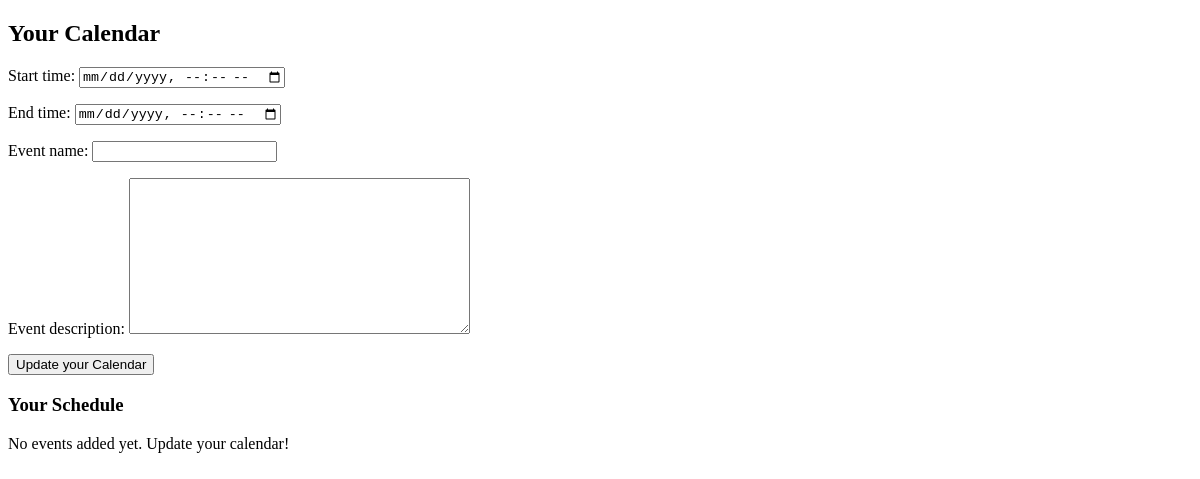
The app's page /calendar/ (signed in), older data.
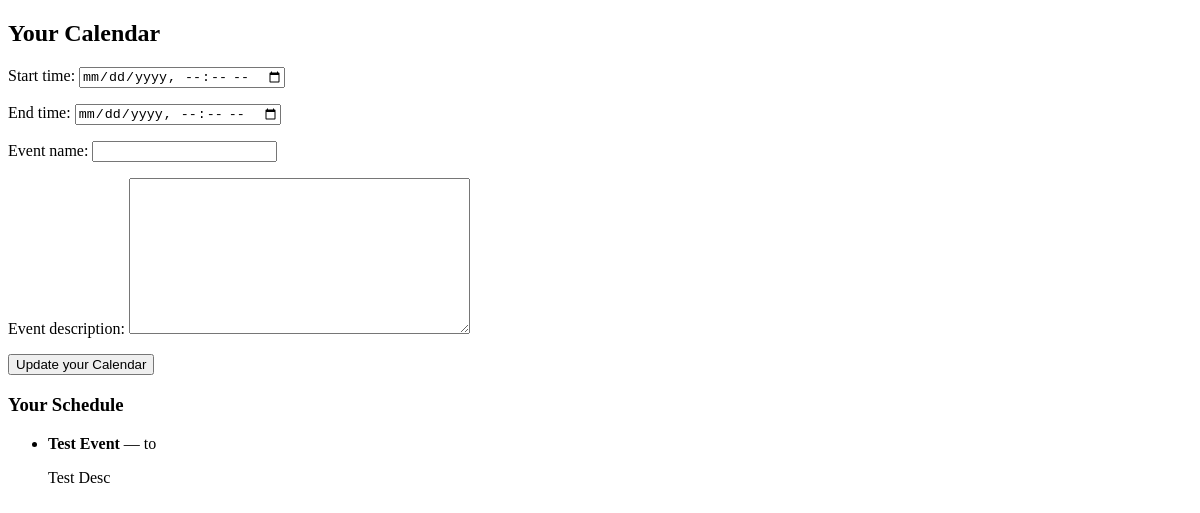
The same page, newer data.
### CirclesApp/models.py (models this page shows, shortened)
class Event(models.Model):
    user = models.ForeignKey(User, on_delete=models.CASCADE)
    start_time = models.DateTimeField()
    end_time = models.DateTimeField()
    event_name = models.CharField(max_length=32)
    event_description = models.TextField()

### CirclesApp/views.py (the view)
# urls.py: path('calendar/', views.calendar_view, name='calendar'),
@login_required
def calendar_view(request):
    if request.method == "POST":
        form = CalendarForm(request.POST)
        if form.is_valid():
            calendar = form.save(commit = False)
            calendar.user = request.user
            calendar.save()
            return redirect('calendar')
    else:
        form = CalendarForm()
    user_events = Event.objects.filter(user=request.user).order_by('start_time')
    return render(request, 'circles_app/calendar.html', {'form':form, 'events':user_events})

### CirclesApp/forms.py (shortened to what this page needs)
class CalendarForm(forms.ModelForm):
    start_time = forms.DateTimeField(widget=forms.DateTimeInput(format='%Y-%m-%dT%H:%M', attrs={'type': 'datetime-local'}))
    end_time = forms.DateTimeField(widget=forms.DateTimeInput(format='%Y-%m-%dT%H:%M', attrs={'type': 'datetime-local'}))
    class Meta:
        model = Event
        fields = ['start_time', 'end_time', 'event_name', 'event_description']

### CirclesApp/templates/circles_app/calendar.html (shortened to what this page needs)
{% load static %}
<!DOCTYPE html>
<html lang="en">
<head>
    <link rel="stylesheet" type="text/css" href="{% static 'styles/styles.css' %}">
</head>
<body>
    <div class = "container">
        <h2>Your Calendar</h2>
        <form method = "POST" action="{% url 'calendar'%}">
            {{form.as_p}}
            <button type = 'submit'>Update your Calendar</button>
        </form>
    </div>
    <div class = "container">
        <h3>Your Schedule</h3>
        {% if events %}
            <ul>
                {% for i in events %}
                <li>
                    <strong>{{i.event_name}}</strong> — {{ i.start_time|date:"M d, Y H:i"}} to {{ i.end_time|date:"M d, Y H:i" }}
                    <p>{{i.event_description}}</p>
                </li>
                {% endfor %}
            </ul>
        {% else %}
            <p>No events added yet. Update your calendar!</p>
        {% endif %}
    </div>
</body>
</html>

Row changes from the older to the newer data that the page shows:
added Event: event_name "Test Event", event_description "Test Desc"
Text that changed along with them:
text no longer shown: "No events added yet. Update your calendar!"
